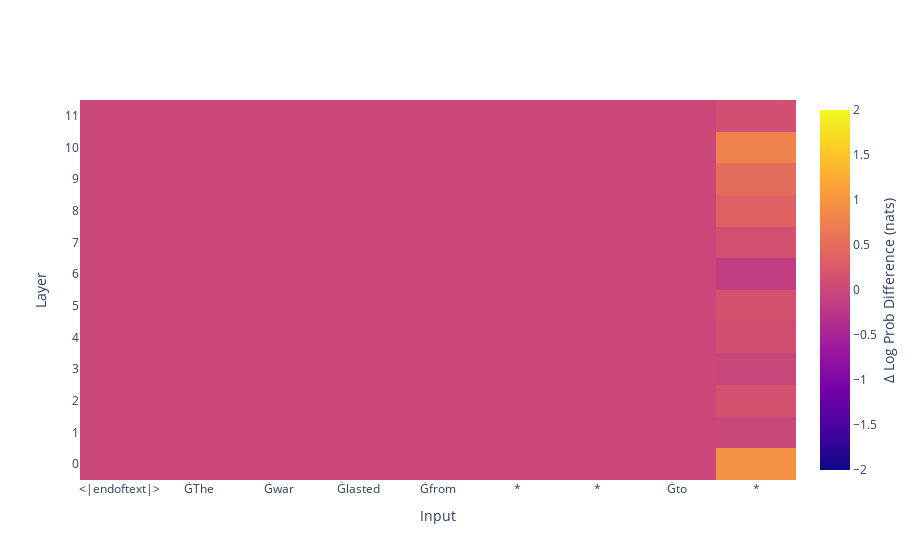

Source (notebook cell):
### Code cell
pred_traj_ablated.log_prob_diff(delta=True).clip(*log_prob_range).figure()

### Figure 1 — Plotly figure (JSON) as saved in the notebook; plotly's stock layout.template omitted (floating-point values rounded to 4 significant figures)
{"data": [{"colorbar": {"title": {"side": "right", "text": "Δ Log Prob Difference (nats)"}}, "type": "heatmap", "x": ["<|endoftext|>", "ĠThe", "Ġwar", "Ġlasted", "Ġfrom", "*", "*", "Ġto", "*"], "y": ["0", "1", "2", "3", "4", "5", "6", "7", "8", "9", "10", "11"], "z": [[0, 0, 0, 0, 0, 0, 0, 0, 0.9558], [0, 0, 0, 0, 0, 0, 0, 0, -0.005057], [0, 0, 0, 0, 0, 0, 0, 0, 0.1553], [0, 0, 0, 0, 0, 0, 0, 0, -0.01912], [0, 0, 0, 0, 0, 0, 0, 0, 0.1032], [0, 0, 0, 0, 0, 0, 0, 0, 0.1556], [0, 0, 0, 0, 0, 0, 0, 0, -0.1462], [0, 0, 0, 0, 0, 0, 0, 0, 0.1252], [0, 0, 0, 0, 0, 0, 0, 0, 0.3563], [0, 0, 0, 0, 0, 0, 0, 0, 0.5041], [0, 0, 0, 0, 0, 0, 0, 0, 0.7692], [0, 0, 0, 0, 0, 0, 0, 0, 0.1042]], "zmax": 2, "zmin": -2}], "layout": {"title": {"text": "", "x": 0.5}, "width": 920, "xaxis": {"title": {"text": "Input"}}, "yaxis": {"title": {"text": "Layer"}}}}
